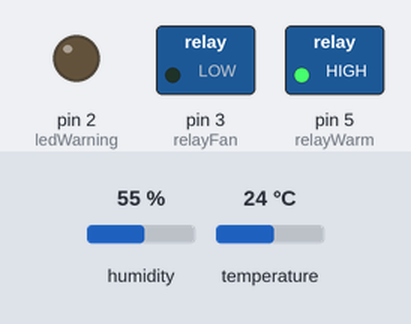
The sketch below on a simulated Arduino Uno, built with avr-gcc and run on an emulated ATmega328P. On the bench: switched loads named in the sketch (green lamp = pin HIGH), output pins drawn as LEDs (lit = HIGH). Dashed ring = blinking. Inputs (shaded band) come from the test bench; at power-on: temperature 24 °C, humidity 55 %.

Above: at 2.8 s.
2.9 s: temperature set to 22 °C
5.6 s: temperature set to 19 °C
At 6.4 s:
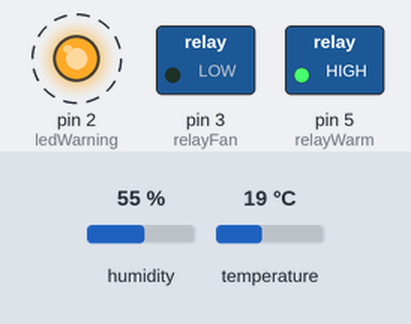
9.1 s: temperature set to 33 °C
At 10.9 s:
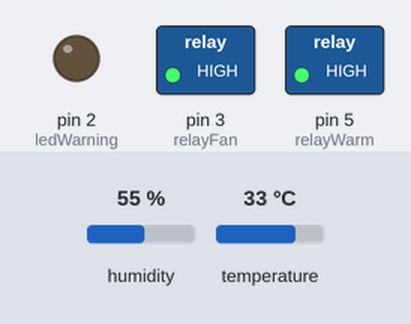
11.8 s: temperature set to 12 °C
At 12.5 s:
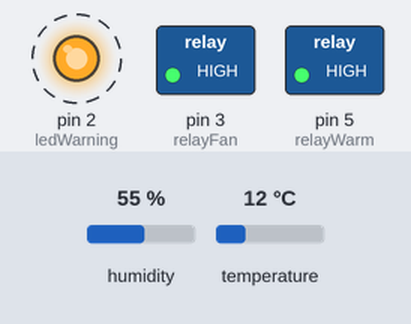
15.3 s: temperature set to 34 °C
At 16.9 s:
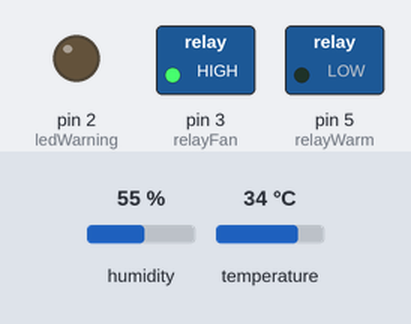
18.0 s: temperature set to 28 °C
At 19.3 s:
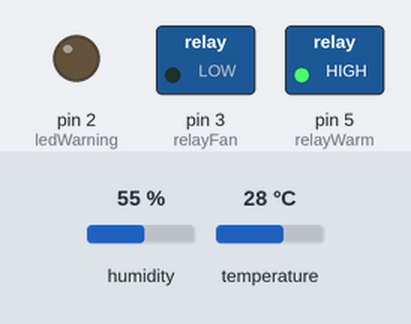
Timing chart, 0 to 21.0 s (numbered marks = the images above; inputs shaded):
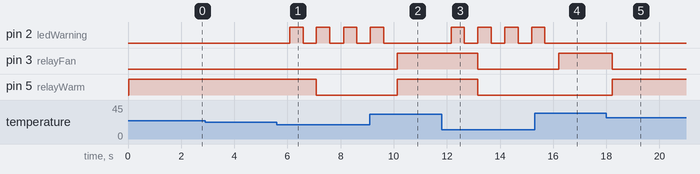

Measured:
- the behaviour switches between 21 and 20 °C on temperature (found by bisection; images 0 and 1)
- after the input at 2.9 s, every drawn part: stays the same
- after the input at 5.6 s, pin 2 (ledWarning): alternates HIGH for 0.50 s and LOW for 0.51 s, starting after 0.49 s; pin 5 (relayWarm): HIGH → LOW after 1.5 s
- after the input at 9.1 s, pin 2 (ledWarning): goes on until 9.6 s, then stays LOW; pin 3 (relayFan), pin 5 (relayWarm): LOW → HIGH after 1.0 s
- after the input at 11.8 s, pin 2 (ledWarning): alternates HIGH for 0.50 s and LOW for 0.50 s, starting after 0.36 s; pin 3 (relayFan), pin 5 (relayWarm): HIGH → LOW after 1.4 s
- after the input at 15.3 s, pin 2 (ledWarning): goes on until 15.7 s, then stays LOW; pin 3 (relayFan): LOW → HIGH after 0.91 s
- after the input at 18.0 s, pin 3 (relayFan): HIGH → LOW after 0.23 s; pin 5 (relayWarm): LOW → HIGH after 0.23 s

The sketch:

NhaNamTemperature.ino
```cpp
#include <DHT.h>
#include <Wire.h>
#include <LiquidCrystal_I2C.h>

const int DHTPIN = 4;
const int DHTTYPE = DHT11;
const int ledWarning = 2;
const int relayFan = 3;
const int relayWarm = 5;
DHT dht(DHTPIN, DHTTYPE);

void turnOnLedWarning(){
  digitalWrite(ledWarning, HIGH);
  delay(500);
  digitalWrite(ledWarning, LOW);
  delay(500);
}

void setup(){
  pinMode(relayFan, OUTPUT);
  pinMode(relayWarm, OUTPUT);
  pinMode(ledWarning, OUTPUT);

  digitalWrite(ledWarning, LOW);
  digitalWrite(relayFan, LOW);
  digitalWrite(relayWarm, LOW);

  dht.begin();
}

void loop(){
  float t = dht.readTemperature();
  if(isnan(t)){
  } else {
    if( t<21 || t>36){
      turnOnLedWarning();
    }
    if(33<=t && t <=36){
      digitalWrite(relayFan, HIGH);
    } else {
      digitalWrite(relayFan, LOW);
    }
    if (21<=t && t<=33){
      digitalWrite(relayWarm, HIGH);
    } else {
      digitalWrite(relayWarm, LOW);
    }
  }
}
```
